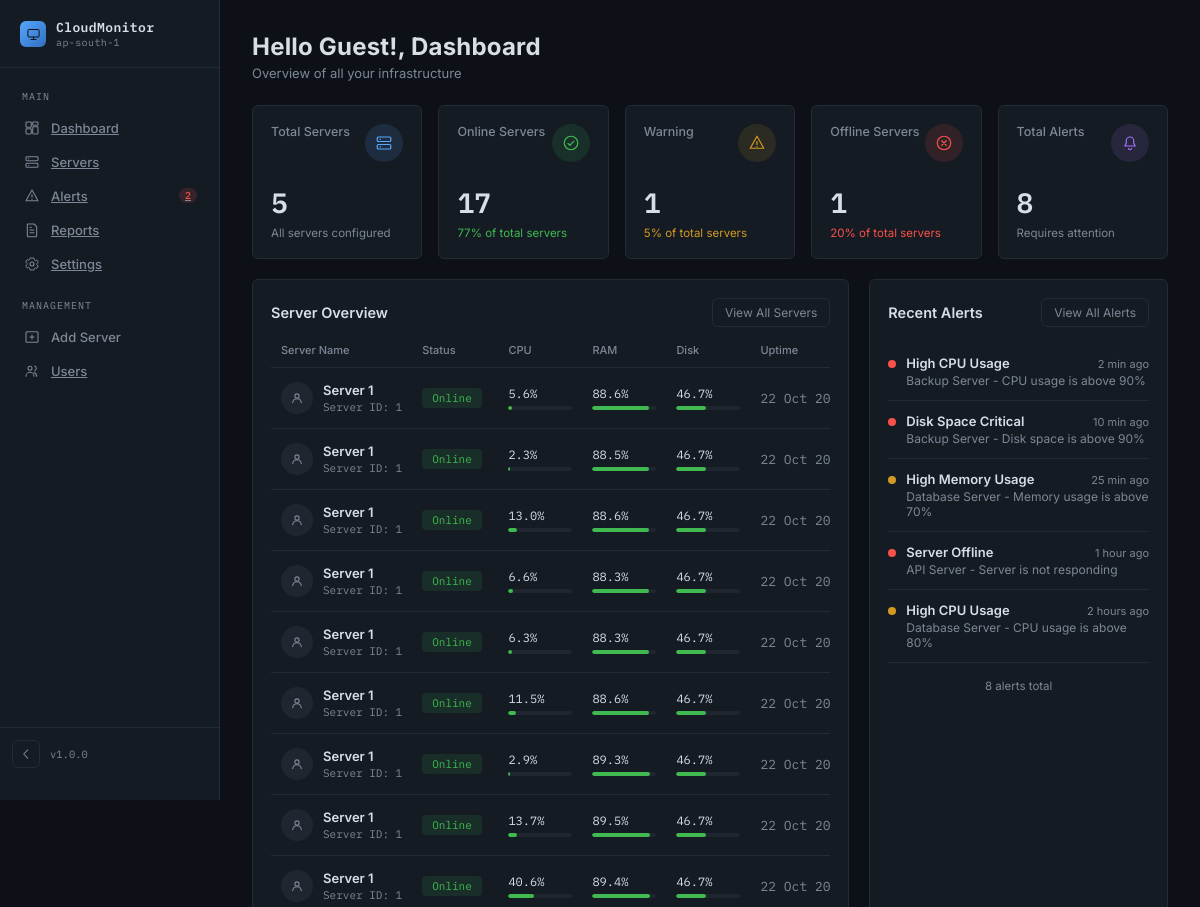
Page /dashboard (upper part) on the earlier database version.
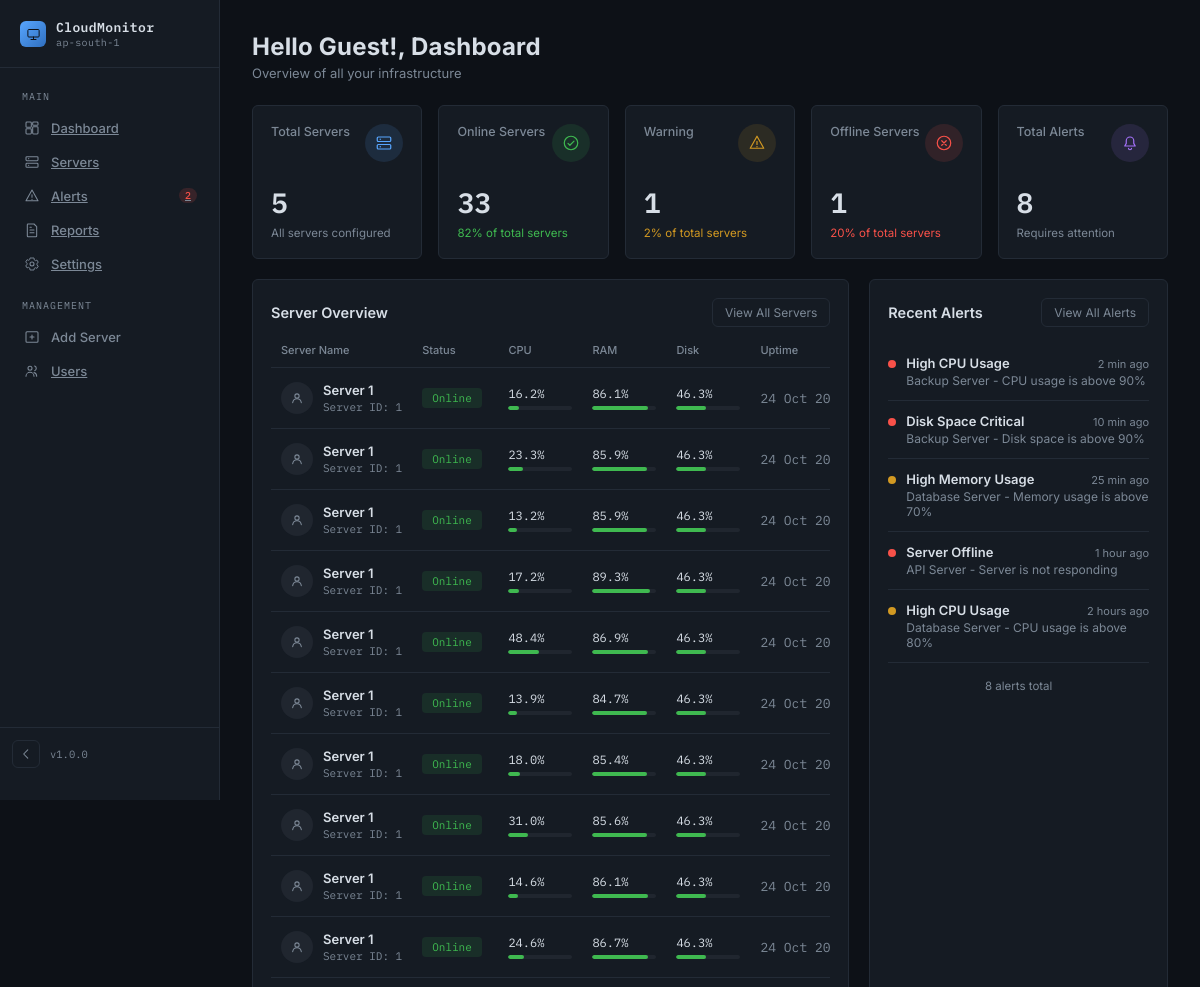
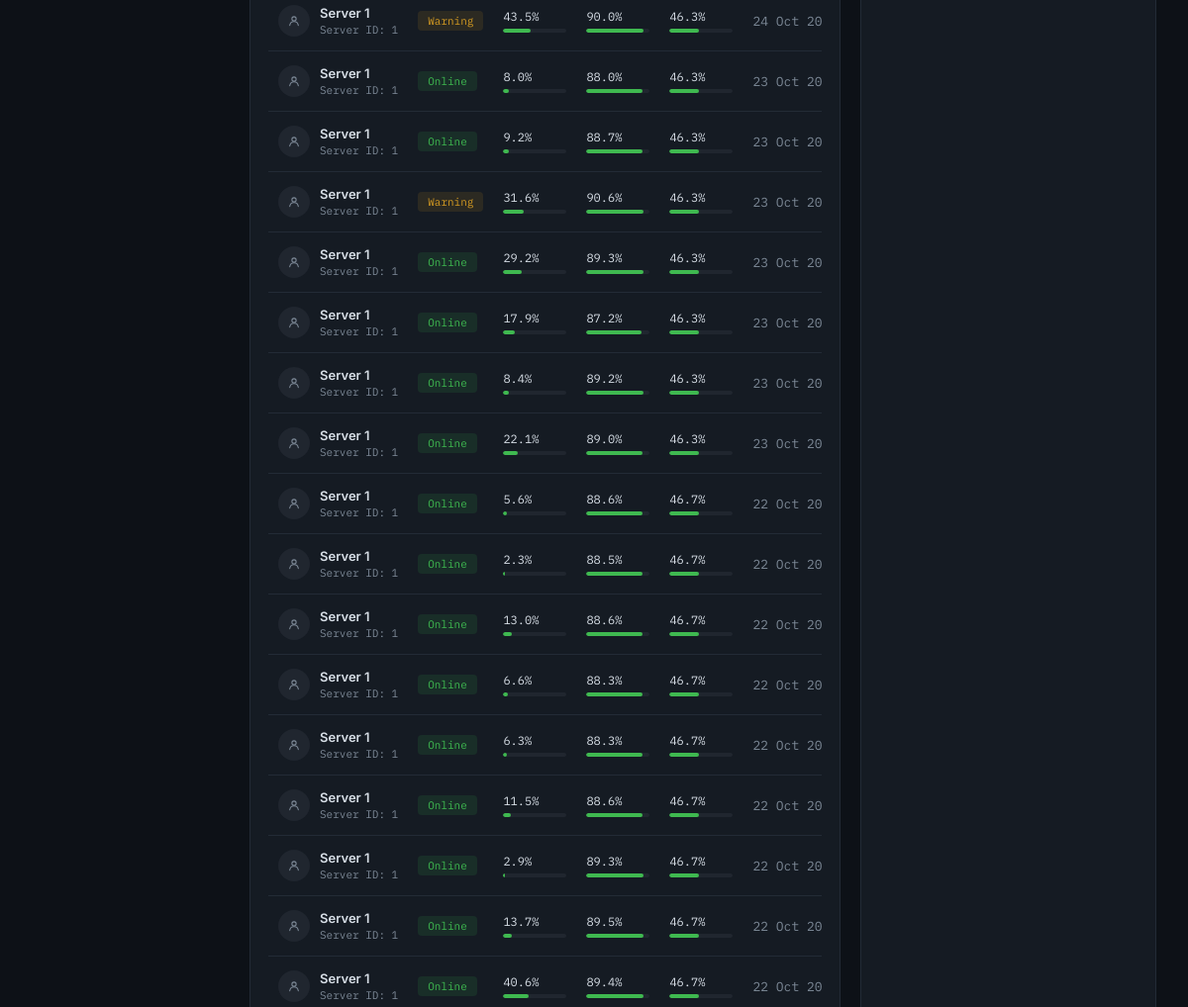
Same page on the later database version (2 pictures, top to bottom).
### app/models.py (models this page shows, shortened)
class Metric(db.Model):
    __tablename__ = "metrics"
    id = db.Column(
        db.Integer,
        primary_key=True
    )
    server_id = db.Column(
        db.Integer,
        nullable=False
    )
    cpu_usage = db.Column(
        db.Float,
        nullable=False
    )
    memory_usage = db.Column(
        db.Float,
        nullable=False
    )
    disk_usage = db.Column(
        db.Float,
        nullable=False
    )
    network_sent = db.Column(
        db.Float,
        nullable=False
    )
    network_received = db.Column(
        db.Float,
        nullable=False
    )
    timestamp = db.Column(
        db.DateTime,
        default=datetime.utcnow
  )

### app/routes/dashboard.py (the view)
@dashboard_bp.route("/dashboard")
def dashboard():
    logged_in_user = session.get("user_name", "Guest")
    metrics = Metric.query.order_by(
        Metric.timestamp.desc()
    ).all()
    return render_template(
        "project.html",
        usern=logged_in_user,
        metrics=metrics,
        timedelta=timedelta
    )

### app/templates/project.html (shortened to what the changed rows need)
{% extends "base.html" %}
{% block content %}
  <header>
    <div>
      <h1>Hello {{ usern }}!, Dashboard</h1>
    </div>
  </header>
  <div class="stats-grid">
    <div class="card stat-card">
      <div class="stat-top">
        <span class="stat-label">Online Servers</span>
        <div class="stat-icon green">
        </div>
      </div>
      {% set online_count = metrics
    |selectattr('cpu_usage', 'lt', 90)
    |selectattr('memory_usage', 'lt', 90)
    |selectattr('disk_usage', 'lt', 90)
    |list
    |length
%}
<div class="stat-value">
    {{ online_count }}
</div>
<div class="stat-desc green">
    {{ ((online_count / (metrics|length)) * 100)|round|int if metrics|length > 0 else 0 }}% of total servers
</div>
    </div>
    <div class="card stat-card">
      <div class="stat-top">
        <span class="stat-label">Warning</span>
        <div class="stat-icon amber">
        </div>
      </div>
      {% set warning_count = metrics
    |selectattr('cpu_usage', 'ge', 90)
    |list
    |length
%}
<div class="stat-value">
    {{ warning_count }}
</div>
<div class="stat-desc amber">
    {{ ((warning_count / (metrics|length)) * 100)|round|int if metrics|length > 0 else 0 }}% of total servers
</div>
    </div>
  </div>
  <div class="layout">
    <div class="card table-card">
      <div class="card-head">
        <h2>Server Overview</h2>
      </div>
      <div class="table-scroll">
        <table class="server-table">
          <thead>
            <tr>
              <th>Server Name</th>
              <th>Status</th>
              <th>CPU</th>
              <th>RAM</th>
              <th>Disk</th>
              <th>Uptime</th>
            </tr>
          </thead>
         <tbody>
{% for metric in metrics %}
<tr>
    <td>
        <div class="server-name-cell">
            <div class="avatar">
                <svg viewBox="0 0 24 24" fill="none"
                     xmlns="http://www.w3.org/2000/svg">
                    <circle cx="12" cy="9" r="3.2"
                            stroke="currentColor"
                            stroke-width="1.6"/>
                    <path d="M5.5 19c.6-3.4 3.4-5.8 6.5-5.8s5.9 2.4 6.5 5.8"
                          stroke="currentColor"
                          stroke-width="1.6"
                          stroke-linecap="round"/>
                </svg>
            </div>
            <div>
                <div class="sname">
                    Server {{ metric.server_id }}
                </div>
                <div class="sip">
                    Server ID: {{ metric.server_id }}
                </div>
            </div>
        </div>
    </td>
    <td>
        {% if metric.cpu_usage >= 90 or metric.memory_usage >= 90 or metric.disk_usage >= 90 %}
            <span class="pill warning">
                Warning
            </span>
        {% else %}
            <span class="pill online">
                Online
            </span>
        {% endif %}
    </td>
    <td>
        <div class="cell-metric">
            <span class="val">
                {{ metric.cpu_usage }}%
            </span>
            <div class="bar">
                <div
                    class="bar-fill ok"
                    style="width: {{ metric.cpu_usage }}%;">
                </div>
            </div>
        </div>
    </td>
    <td>
        <div class="cell-metric">
            <span class="val">
                {{ metric.memory_usage }}%
            </span>
            <div class="bar">
                <div
                    class="bar-fill ok"
                    style="width: {{ metric.memory_usage }}%;">
                </div>
            </div>
        </div>
    </td>
    <td>
        <div class="cell-metric">
            <span class="val">
                {{ metric.disk_usage }}%
            </span>
            <div class="bar">
                <div
                    class="bar-fill ok"
                    style="width: {{ metric.disk_usage }}%;">
                </div>
            </div>
        </div>
    </td>
    <td class="uptime">
        {% if metric.timestamp %}
            {{ (metric.timestamp + timedelta(hours=5, minutes=30)).strftime('%d %b %Y, %I:%M:%S %p') }}
        {% else %}
            -
        {% endif %}
    </td>
</tr>
{% else %}
<tr>
    <td colspan="7" style="text-align:center;">
        No metric data available.
    </td>
</tr>
{% endfor %}
</tbody>
        </table>
      </div>
    </div>
    <div class="card alerts-card">
      <div class="card-head">
        <h2>Recent Alerts</h2>
      </div>
    </div>
  </div>
{% endblock %}

Differences in the rows shown:
added Metric: server_id "1", shows "Online", cpu_usage "16.2", memory_usage "86.1", disk_usage "46.3", timestamp "24 Oct…"
added Metric: server_id "1", shows "Online", cpu_usage "23.3", memory_usage "85.9", disk_usage "46.3", timestamp "24 Oct…"
added Metric: server_id "1", shows "Online", cpu_usage "13.2", memory_usage "85.9", disk_usage "46.3", timestamp "24 Oct…"
added Metric: server_id "1", shows "Online", cpu_usage "17.2", memory_usage "89.3", disk_usage "46.3", timestamp "24 Oct…"
added Metric: server_id "1", shows "Online", cpu_usage "48.4", memory_usage "86.9", disk_usage "46.3", timestamp "24 Oct…"
added Metric: server_id "1", shows "Online", cpu_usage "13.9", memory_usage "84.7", disk_usage "46.3", timestamp "24 Oct…"
added Metric: server_id "1", shows "Online", cpu_usage "18.0", memory_usage "85.4", disk_usage "46.3", timestamp "24 Oct…"
added Metric: server_id "1", shows "Online", cpu_usage "31.0", memory_usage "85.6", disk_usage "46.3", timestamp "24 Oct…"
added Metric: server_id "1", shows "Online", cpu_usage "14.6", memory_usage "86.1", disk_usage "46.3", timestamp "24 Oct…"
added Metric: server_id "1", shows "Online", cpu_usage "24.6", memory_usage "86.7", disk_usage "46.3", timestamp "24 Oct…"
added Metric: server_id "1", shows "Warning", cpu_usage "43.5", memory_usage "90.0", disk_usage "46.3", timestamp "24 Oct…"
added Metric: server_id "1", shows "Online", cpu_usage "8.0", memory_usage "88.0", disk_usage "46.3", timestamp "23 Oct…"
added Metric: server_id "1", shows "Online", cpu_usage "9.2", memory_usage "88.7", disk_usage "46.3", timestamp "23 Oct…"
added Metric: server_id "1", shows "Warning", cpu_usage "31.6", memory_usage "90.6", disk_usage "46.3", timestamp "23 Oct…"
added Metric: server_id "1", shows "Online", cpu_usage "29.2", memory_usage "89.3", disk_usage "46.3", timestamp "23 Oct…"
added Metric: server_id "1", shows "Online", cpu_usage "17.9", memory_usage "87.2", disk_usage "46.3", timestamp "23 Oct…"
added Metric: server_id "1", shows "Online", cpu_usage "8.4", memory_usage "89.2", disk_usage "46.3", timestamp "23 Oct…"
added Metric: server_id "1", shows "Online", cpu_usage "22.1", memory_usage "89.0", disk_usage "46.3", timestamp "23 Oct…"
Other differences:
{{ online_count }}: "17" → "33"
text no longer shown: "77 5"
text now shown: "82 2"
